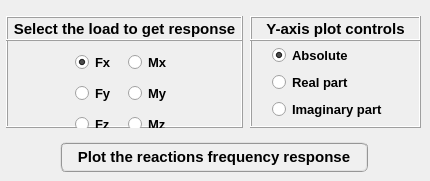
     <widget class="QWidget" name="tab_plot">
      <attribute name="title">
       <string>Plot</string>
      </attribute>
      <widget class="QPushButton" name="pushButton_plot_reactions_frequency_response">
       <property name="geometry">
        <rect>
         <x>60</x>
         <y>142</y>
         <width>308</width>
         <height>30</height>
        </rect>
       </property>
       <property name="font">
        <font>
         <family>MS Shell Dlg 2</family>
         <pointsize>11</pointsize>
         <weight>75</weight>
         <italic>false</italic>
         <bold>true</bold>
        </font>
       </property>
       <property name="styleSheet">
        <string notr="true">QPushButton{border-radius: 6px; border-color: rgb(150, 150, 150); border-style: ridge; border-width: 2px; color: rgb(0, 0, 0); background-color: rgb(240, 240, 240); font: 75 bold 11pt &quot;MS Shell Dlg 2&quot;}
QPushButton:hover{border-radius: 6px; border-color: rgb(0, 170, 255); border-style: ridge; border-width: 2px; color: rgb(0, 0, 0); background-color: rgba(174, 213, 255, 100); font: 75 bold 11pt &quot;MS Shell Dlg 2&quot;}
QPushButton:pressed{border-radius: 6px; border-color: rgb(0, 170, 255); border-style: ridge; border-width: 3px; color: rgb(0, 0, 0); background-color: rgb(174, 213, 255); font: 75 bold 11pt &quot;MS Shell Dlg 2&quot;}</string>
       </property>
       <property name="text">
        <string>Plot the reactions frequency response</string>
       </property>
      </widget>
      <widget class="QFrame" name="frame_4">
       <property name="geometry">
        <rect>
         <x>250</x>
         <y>16</y>
         <width>171</width>
         <height>112</height>
        </rect>
       </property>
       <property name="minimumSize">
        <size>
         <width>0</width>
         <height>112</height>
        </size>
       </property>
       <property name="maximumSize">
        <size>
         <width>16777215</width>
         <height>112</height>
        </size>
       </property>
       <property name="sizeIncrement">
        <size>
         <width>0</width>
         <height>110</height>
        </size>
       </property>
       <property name="frameShape">
        <enum>QFrame::Box</enum>
       </property>
       <property name="frameShadow">
        <enum>QFrame::Raised</enum>
       </property>
       <widget class="QWidget" name="verticalLayoutWidget_10">
        <property name="geometry">
         <rect>
          <x>22</x>
          <y>28</y>
          <width>145</width>
          <height>77</height>
         </rect>
        </property>
        <layout class="QVBoxLayout" name="verticalLayout_10">
         <item>
          <widget class="QRadioButton" name="radioButton_plotAbs">
           <property name="minimumSize">
            <size>
             <width>140</width>
             <height>0</height>
            </size>
           </property>
           <property name="maximumSize">
            <size>
             <width>140</width>
             <height>20</height>
            </size>
           </property>
           <property name="font">
            <font>
             <family>MS Shell Dlg 2</family>
             <pointsize>10</pointsize>
             <weight>75</weight>
             <italic>false</italic>
             <bold>true</bold>
            </font>
           </property>
           <property name="text">
            <string>Absolute</string>
           </property>
           <property name="iconSize">
            <size>
             <width>30</width>
             <height>30</height>
            </size>
           </property>
           <property name="checked">
            <bool>true</bool>
           </property>
          </widget>
         </item>
         <item>
          <widget class="QRadioButton" name="radioButton_plotReal">
           <property name="minimumSize">
            <size>
             <width>140</width>
             <height>0</height>
            </size>
           </property>
           <property name="maximumSize">
            <size>
             <width>140</width>
             <height>20</height>
            </size>
           </property>
           <property name="font">
            <font>
             <family>MS Shell Dlg 2</family>
             <pointsize>10</pointsize>
             <weight>75</weight>
             <italic>false</italic>
             <bold>true</bold>
            </font>
           </property>
           <property name="text">
            <string>Real part</string>
           </property>
          </widget>
         </item>
         <item>
          <widget class="QRadioButton" name="radioButton_plotImag">
           <property name="minimumSize">
            <size>
             <width>140</width>
             <height>0</height>
            </size>
           </property>
           <property name="maximumSize">
            <size>
             <width>140</width>
             <height>20</height>
            </size>
           </property>
           <property name="font">
            <font>
             <family>MS Shell Dlg 2</family>
             <pointsize>10</pointsize>
             <weight>75</weight>
             <italic>false</italic>
             <bold>true</bold>
            </font>
           </property>
           <property name="text">
            <string>Imaginary part</string>
           </property>
          </widget>
         </item>
        </layout>
       </widget>
       <widget class="QLabel" name="label_8">
        <property name="enabled">
         <bool>true</bool>
        </property>
        <property name="geometry">
         <rect>
          <x>0</x>
          <y>0</y>
          <width>171</width>
          <height>25</height>
         </rect>
        </property>
        <property name="sizePolicy">
         <sizepolicy hsizetype="Preferred" vsizetype="Expanding">
          <horstretch>0</horstretch>
          <verstretch>0</verstretch>
         </sizepolicy>
        </property>
        <property name="minimumSize">
         <size>
          <width>171</width>
          <height>25</height>
         </size>
        </property>
        <property name="maximumSize">
         <size>
          <width>171</width>
          <height>25</height>
         </size>
        </property>
        <property name="font">
         <font>
          <family>MS Shell Dlg 2</family>
          <pointsize>11</pointsize>
          <weight>75</weight>
          <italic>false</italic>
          <bold>true</bold>
         </font>
        </property>
        <property name="frameShape">
         <enum>QFrame::Box</enum>
        </property>
        <property name="frameShadow">
         <enum>QFrame::Raised</enum>
        </property>
        <property name="text">
         <string>Y-axis plot controls</string>
        </property>
        <property name="textFormat">
         <enum>Qt::AutoText</enum>
        </property>
        <property name="scaledContents">
         <bool>false</bool>
        </property>
        <property name="alignment">
         <set>Qt::AlignCenter</set>
        </property>
        <property name="wordWrap">
         <bool>false</bool>
        </property>
        <property name="indent">
         <number>0</number>
        </property>
       </widget>
      </widget>
      <widget class="QFrame" name="frame_5">
       <property name="geometry">
        <rect>
         <x>6</x>
         <y>16</y>
         <width>237</width>
         <height>112</height>
        </rect>
       </property>
       <property name="minimumSize">
        <size>
         <width>0</width>
         <height>112</height>
        </size>
       </property>
       <property name="maximumSize">
        <size>
         <width>16777215</width>
         <height>112</height>
        </size>
       </property>
       <property name="frameShape">
        <enum>QFrame::Box</enum>
       </property>
       <property name="frameShadow">
        <enum>QFrame::Raised</enum>
       </property>
       <widget class="QLabel" name="label_3">
        <property name="enabled">
         <bool>true</bool>
        </property>
        <property name="geometry">
         <rect>
          <x>0</x>
          <y>0</y>
          <width>237</width>
          <height>25</height>
         </rect>
        </property>
        <property name="sizePolicy">
         <sizepolicy hsizetype="Preferred" vsizetype="Expanding">
          <horstretch>0</horstretch>
          <verstretch>0</verstretch>
         </sizepolicy>
        </property>
        <property name="minimumSize">
         <size>
          <width>237</width>
          <height>25</height>
         </size>
        </property>
        <property name="maximumSize">
         <size>
          <width>237</width>
          <height>25</height>
         </size>
        </property>
        <property name="font">
         <font>
          <pointsize>11</pointsize>
          <weight>75</weight>
          <bold>true</bold>
         </font>
        </property>
        <property name="frameShape">
         <enum>QFrame::Box</enum>
        </property>
        <property name="frameShadow">
         <enum>QFrame::Raised</enum>
        </property>
        <property name="text">
         <string>Select the load to get response</string>
        </property>
        <property name="textFormat">
         <enum>Qt::AutoText</enum>
        </property>
        <property name="scaledContents">
         <bool>false</bool>
        </property>
        <property name="alignment">
         <set>Qt::AlignCenter</set>
        </property>
        <property name="wordWrap">
         <bool>false</bool>
        </property>
        <property name="indent">
         <number>0</number>
        </property>
       </widget>
       <widget class="QWidget" name="gridLayoutWidget">
        <property name="geometry">
         <rect>
          <x>62</x>
          <y>32</y>
          <width>107</width>
          <height>91</height>
         </rect>
        </property>
        <layout class="QGridLayout" name="gridLayout">
         <item row="2" column="0">
          <widget class="QRadioButton" name="radioButton_Fz">
           <property name="maximumSize">
            <size>
             <width>40</width>
             <height>16777215</height>
            </size>
           </property>
           <property name="font">
            <font>
             <family>MS Shell Dlg 2</family>
             <pointsize>10</pointsize>
             <weight>75</weight>
             <italic>false</italic>
             <bold>true</bold>
            </font>
           </property>
           <property name="text">
            <string>Fz</string>
           </property>
           <property name="checked">
            <bool>false</bool>
           </property>
          </widget>
         </item>
         <item row="1" column="0">
          <widget class="QRadioButton" name="radioButton_Fy">
           <property name="maximumSize">
            <size>
             <width>40</width>
             <height>16777215</height>
            </size>
           </property>
           <property name="font">
            <font>
             <family>MS Shell Dlg 2</family>
             <pointsize>10</pointsize>
             <weight>75</weight>
             <italic>false</italic>
             <bold>true</bold>
            </font>
           </property>
           <property name="text">
            <string>Fy</string>
           </property>
           <property name="checkable">
            <bool>true</bool>
           </property>
           <property name="checked">
            <bool>false</bool>
           </property>
          </widget>
         </item>
         <item row="0" column="0">
          <widget class="QRadioButton" name="radioButton_Fx">
           <property name="maximumSize">
            <size>
             <width>40</width>
             <height>16777215</height>
            </size>
           </property>
           <property name="font">
            <font>
             <family>MS Shell Dlg 2</family>
             <pointsize>10</pointsize>
             <weight>75</weight>
             <italic>false</italic>
             <bold>true</bold>
            </font>
           </property>
           <property name="text">
            <string>Fx</string>
           </property>
           <property name="checked">
            <bool>true</bool>
           </property>
          </widget>
         </item>
         <item row="2" column="1">
          <widget class="QRadioButton" name="radioButton_Mz">
           <property name="maximumSize">
            <size>
             <width>40</width>
             <height>16777215</height>
            </size>
           </property>
           <property name="font">
            <font>
             <family>MS Shell Dlg 2</family>
             <pointsize>10</pointsize>
             <weight>75</weight>
             <italic>false</italic>
             <bold>true</bold>
            </font>
           </property>
           <property name="text">
            <string>Mz</string>
           </property>
           <property name="checked">
            <bool>false</bool>
           </property>
          </widget>
         </item>
         <item row="1" column="1">
          <widget class="QRadioButton" name="radioButton_My">
           <property name="maximumSize">
            <size>
             <width>40</width>
             <height>16777215</height>
            </size>
           </property>
           <property name="font">
            <font>
             <family>MS Shell Dlg 2</family>
             <pointsize>10</pointsize>
             <weight>75</weight>
             <italic>false</italic>
             <bold>true</bold>
            </font>
           </property>
           <property name="text">
            <string>My</string>
           </property>
           <property name="checked">
            <bool>false</bool>
           </property>
          </widget>
         </item>
         <item row="0" column="1">
          <widget class="QRadioButton" name="radioButton_Mx">
           <property name="maximumSize">
            <size>
             <width>40</width>
             <height>16777215</height>
            </size>
           </property>
           <property name="font">
            <font>
             <family>MS Shell Dlg 2</family>
             <pointsize>10</pointsize>
             <weight>75</weight>
             <italic>false</italic>
             <bold>true</bold>
            </font>
           </property>
           <property name="text">
            <string>Mx</string>
           </property>
           <property name="checked">
            <bool>false</bool>
           </property>
          </widget>
         </item>
        </layout>
       </widget>
      </widget>
     </widget>
